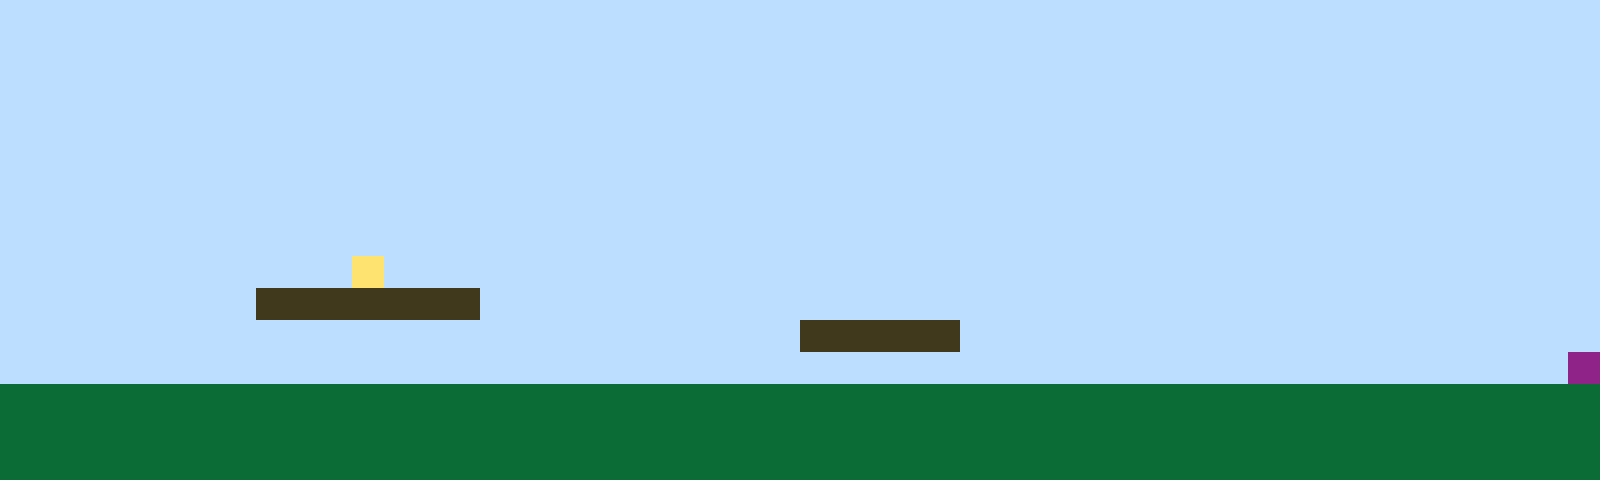

This is a level from a 2D game, rendered from its Tiled map with the project's own tilesets. A one-line summary and the complete map file follow:
An orthogonal 50x15 tile map with 32x32 px tiles, 1 tile layer (Tile Layer 1).

<map version="1.10" tiledversion="1.11.2" orientation="orthogonal" renderorder="right-up" width="50" height="15" tilewidth="32" tileheight="32" infinite="0" nextlayerid="2" nextobjectid="1"><editorsettings><export target="map1.csv" format="csv" /></editorsettings><tileset firstgid="1" name="sprites" tilewidth="32" tileheight="32" tilecount="6" columns="3"><image source="sprites.png" width="96" height="64" /></tileset><layer id="1" name="Tile Layer 1" width="50" height="15"><data encoding="csv">1,1,1,1,1,1,1,1,1,1,1,1,1,1,1,1,1,1,1,1,1,1,1,1,1,1,1,1,1,1,1,1,1,1,1,1,1,1,1,1,1,1,1,1,1,1,1,1,1,1,1,1,1,1,1,1,1,1,1,1,1,1,1,1,1,1,1,1,1,1,1,1,1,1,1,1,1,1,1,1,1,1,1,1,1,1,1,1,1,1,1,1,1,1,1,1,1,1,1,1,1,1,1,1,1,1,1,1,1,1,1,1,1,1,1,1,1,1,1,1,1,1,1,1,1,1,1,1,1,1,1,1,1,1,1,1,1,1,1,1,1,1,1,1,1,1,1,1,1,1,1,1,1,1,1,1,1,1,1,1,1,1,1,1,1,1,1,1,1,1,1,1,1,1,1,1,1,1,1,1,1,1,1,1,1,1,1,1,1,1,1,1,1,1,1,1,1,1,1,1,1,1,1,1,1,1,1,1,1,1,1,1,1,1,1,1,1,1,1,1,1,1,1,1,1,1,1,1,1,1,1,1,1,1,1,1,1,1,1,1,1,1,1,1,1,1,1,1,1,1,1,1,1,1,1,1,1,1,1,1,1,1,1,1,1,1,1,1,1,1,1,1,1,1,1,1,1,1,1,1,1,1,1,1,1,1,1,1,1,1,1,1,1,1,1,1,1,1,1,1,1,1,1,1,1,1,1,1,1,1,1,1,1,1,1,1,1,1,1,1,1,1,1,1,1,1,1,1,1,1,1,1,1,1,1,1,1,1,1,1,1,1,1,1,1,1,1,1,1,1,1,1,1,1,1,1,1,1,1,1,1,1,1,1,1,1,1,1,1,1,1,1,1,1,1,1,1,1,1,1,1,1,1,1,1,1,1,1,1,1,1,1,1,1,1,1,1,1,1,1,1,1,1,1,1,1,1,1,1,1,1,4,1,1,1,1,1,1,1,1,1,1,1,1,1,1,1,1,1,1,1,1,1,1,1,1,1,1,1,1,1,1,1,1,1,1,1,1,1,1,1,1,1,1,1,1,1,1,3,3,3,3,3,3,3,1,1,1,1,1,1,1,1,1,1,1,1,1,1,1,1,1,1,1,1,1,1,1,1,1,1,1,1,1,1,1,1,1,1,1,1,1,1,1,1,1,1,1,1,1,1,1,1,1,1,1,1,1,1,1,1,1,1,1,1,3,3,3,3,3,1,1,1,1,1,1,1,1,1,1,1,1,1,1,1,1,1,1,1,1,1,1,1,1,1,1,1,1,1,1,1,1,1,1,1,1,1,1,1,1,1,1,1,1,1,1,1,1,1,1,1,1,1,1,1,1,1,1,1,1,1,1,1,1,1,1,1,1,1,6,2,2,2,2,2,2,2,2,2,2,2,2,2,2,2,2,2,2,2,2,2,2,2,2,2,2,2,2,2,2,2,2,2,2,2,2,2,2,2,2,2,2,2,2,2,2,2,2,2,2,2,2,2,2,2,2,2,2,2,2,2,2,2,2,2,2,2,2,2,2,2,2,2,2,2,2,2,2,2,2,2,2,2,2,2,2,2,2,2,2,2,2,2,2,2,2,2,2,2,2,2,2,2,2,2,2,2,2,2,2,2,2,2,2,2,2,2,2,2,2,2,2,2,2,2,2,2,2,2,2,2,2,2,2,2,2,2,2,2,2,2,2,2,2,2,2,2,2,2,2</data></layer></map>
